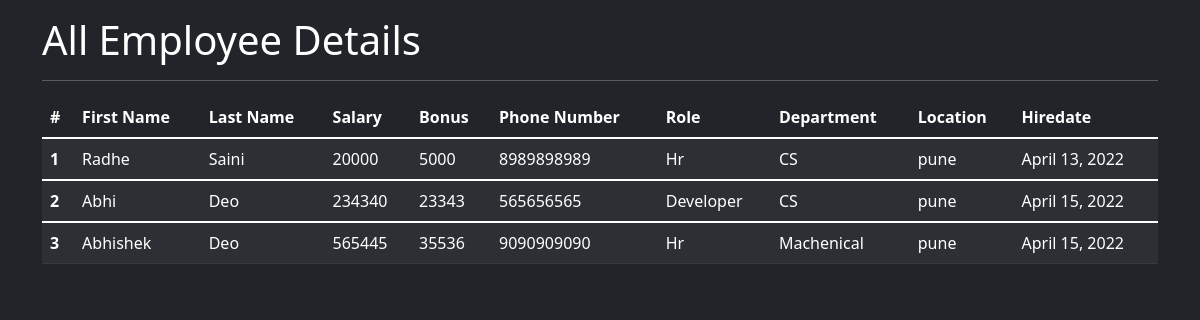
The app's page /all_emp with its own data.
### emp_app/models.py (models this page shows, shortened)
class Employee(models.Model):
    first_name = models.CharField(max_length=100)
    last_name = models.CharField(max_length=100)
    dept = models.ForeignKey(Department, on_delete= models.CASCADE)
    salary = models.IntegerField(default=0)
    bonus = models.IntegerField(default=0)
    role = models.ForeignKey(Role, on_delete=models.CASCADE)
    phone = models.IntegerField(default=0)
    hire_date = models.DateField()
    def __str__(self):
        return "%s %s %s" %(self.first_name, self.last_name, self.phone)

class Role (models.Model):
    name = models.CharField(max_length=100, null=False)

class Department (models.Model):
        name = models.CharField(max_length=100, null=False)
        location = models.CharField(max_length=100)

### emp_app/views.py (the view)
# urls.py: path('all_emp', views.all_emp, name ='all_emp'),
def all_emp(request):
    emps = Employee.objects.all()
    context = {
        'emps': emps
    }
    print(context)
    return render(request, 'all_emp.html', context)

### emp_app/templates/all_emp.html (shortened to what this page needs)
<!DOCTYPE html>
<html lang="en">
<head>
    <link href="https://cdn.jsdelivr.net/npm/bootstrap@5.1.3/dist/css/bootstrap.min.css" rel="stylesheet">
</head>
<body class="p-3 mb-2 bg-dark text-white">
    <div class="container">
        <h1>All Employee Details </h1>
        <hr>
        <table align="center"  class="table table-dark table-striped">
            <thead>
              <tr>
                <th scope="col">#</th>
                <th scope="col">First Name</th>
                <th scope="col">Last Name</th>
                <th scope="col">Salary</th>
                <th scope="col">Bonus</th>
                <th scope="col">Phone Number</th>
                <th scope="col">Role</th>
                <th scope="col">Department</th>
                <th scope="col">Location</th>
                <th scope="col">Hiredate</th>
              </tr>
            </thead>
                    {% for emp in emps%}
            <tbody>
              <tr>
                <th scope="row">{{emp.id}}</th>
                <td>{{emp.first_name}}</td>
                <td>{{emp.last_name}}</td>
                <td>{{emp.salary}}</td>
                <td>{{emp.bonus}}</td>
                <td>{{emp.phone}}</td>
                <td>{{emp.role.name}}</td>
                <td>{{emp.dept.name}}</td>
                <td>{{emp.dept.location}}</td>
                <td>{{emp.hire_date}}</td>
              </tr>
            </tbody>
                   {% endfor %}
          </table>
      </div>
  </body>
</html>

### records on screen
Employee: id "1", first_name "Radhe", last_name "Saini", salary "20000", bonus "5000", phone "8989898989", role.name "Hr", dept.name "CS", dept.location "pune", hire_date "April 13, 2022"
Employee: id "2", first_name "Abhi", last_name "Deo", salary "234340", bonus "23343", phone "565656565", role.name "Developer", dept.name "CS", dept.location "pune", hire_date "April 15, 2022"
Employee: id "3", first_name "Abhishek", last_name "Deo", salary "565445", bonus "35536", phone "9090909090", role.name "Hr", dept.name "Machenical", dept.location "pune", hire_date "April 15, 2022"
